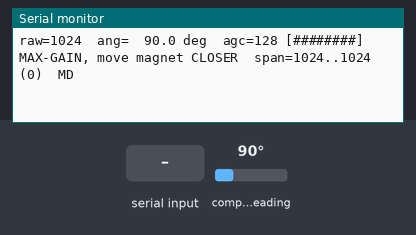
Bench run of a sketch on a simulated ESP32. On the bench: the last lines printed to the serial monitor. Wiring (inferred from the names in the program): AS5600 angle sensor at I2C address 0x36. The inputs (shaded band) are chosen by the test bench; at power-on: compass heading 90°.

Above: at 2.2 s.
2.3 s: compass heading set to 7°
At 2.54 s:
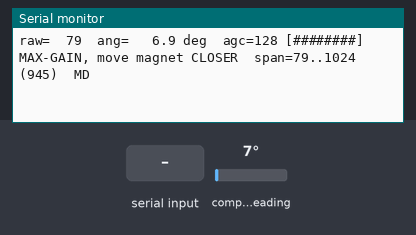
4.3 s: "1" received over Serial
At 4.55 s:
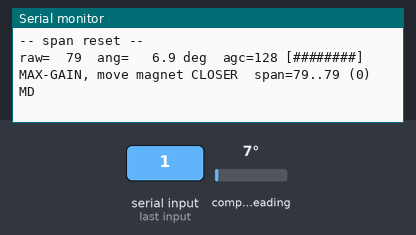
5.9 s: compass heading set to 10°
At 6.09 s:
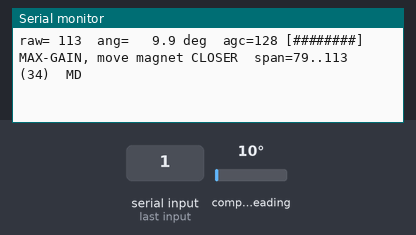
7.9 s: compass heading set to 180°
At 8.1 s:
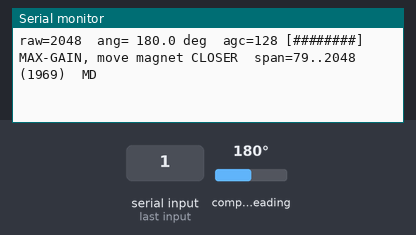
9.9 s: "0" received over Serial
At 10.11 s:
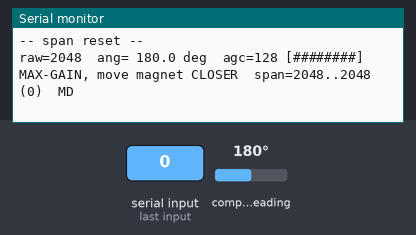

Measured:
- the behaviour switches between 8 and 9° on compass heading (found by bisection; images 2 and 3)
- after the input at 2.3 s, the serial monitor: prints a new line after 0.11 s (image 1)
- after the input at 4.3 s, the serial monitor: prints a new line after 0.11 s (image 2)
- after the input at 5.9 s, the serial monitor: prints a new line after 0.06 s (image 3)
- after the input at 7.9 s, the serial monitor: prints a new line after 0.07 s (image 4)
- after the input at 9.9 s, the serial monitor: prints a new line after 0.08 s (image 5)

The sketch:

i2c_scan.ino
```cpp
// ============================================================================
//  i2c_scan.ino -- continuous AS5600 readout.
//
//  Streams forever so you can move the magnet with one hand and watch the
//  numbers with the other. Send any character to reset the span tracker.
//
//  arduino-cli compile --fqbn esp32:esp32:esp32 i2c_scan
//  arduino-cli upload  --fqbn esp32:esp32:esp32 -p /dev/cu.usbserial-0001 i2c_scan
//  arduino-cli monitor -p /dev/cu.usbserial-0001 --config baudrate=115200
//
//  WHAT TO AIM FOR
//    agc  : 128 is MAX GAIN - the chip is straining and the field is too weak.
//           Move the magnet closer. You want it to fall to roughly 40-90.
//           If it drops near 0, you are too close.
//    span : spin the magnet one full turn. span should cover 0..4095. If it
//           only covers part of that, the magnet is off-centre from the chip,
//           or it is axially rather than diametrically magnetised.
//    MD   : magnet detected.  ML = too weak.  MH = too strong.
// ============================================================================

#include <Wire.h>

#define PIN_SDA 21
#define PIN_SCL 22
#define ADDR    0x36

int rmin = 9999, rmax = -1;

int rd(uint8_t reg) {
  Wire.beginTransmission(ADDR);
  Wire.write(reg);
  if (Wire.endTransmission(false) != 0) return -1;
  if (Wire.requestFrom((uint8_t)ADDR, (uint8_t)1) != 1) return -1;
  return Wire.read();
}

void setup() {
  Serial.begin(115200);
  delay(800);
  Serial.println("\n=== AS5600 live ===");

  pinMode(PIN_SDA, INPUT); pinMode(PIN_SCL, INPUT);
  delay(20);
  Serial.printf("idle levels: SDA=%d SCL=%d (both should be 1)\n",
                digitalRead(PIN_SDA), digitalRead(PIN_SCL));

  Wire.begin(PIN_SDA, PIN_SCL, 400000);
  delay(50);

  Serial.println("scanning...");
  for (uint8_t a = 1; a < 127; a++) {
    Wire.beginTransmission(a);
    if (Wire.endTransmission() == 0) {
      Serial.printf("  device at 0x%02X%s\n", a,
                    a == 0x36 ? "  <- AS5600" :
                    a == 0x06 ? "  <- MT6701, different chip" : "");
    }
    delay(1);
  }
  Serial.println("streaming. move the magnet. any key resets span.\n");
}

void loop() {
  if (Serial.available()) {
    while (Serial.available()) Serial.read();
    rmin = 9999; rmax = -1;
    Serial.println("-- span reset --");
  }

  int hi = rd(0x0C), lo = rd(0x0D), agc = rd(0x1A), st = rd(0x0B);
  if (hi < 0 || lo < 0 || agc < 0 || st < 0) {
    Serial.println("no response");
    delay(500);
    return;
  }

  int raw = ((hi & 0x0F) << 8) | lo;
  if (raw < rmin) rmin = raw;
  if (raw > rmax) rmax = raw;

  // AGC as a bar, so you can see it move without reading digits
  char bar[9];
  int fill = agc * 8 / 128;
  if (fill > 8) fill = 8;
  for (int i = 0; i < 8; i++) bar[i] = (i < fill) ? '#' : '.';
  bar[8] = 0;

  const char *verdict = (agc >= 120) ? " MAX-GAIN, move magnet CLOSER"
                      : (agc <= 8)   ? " min gain, magnet too close"
                                     : " ok";

  Serial.printf("raw=%4d  ang=%6.1f deg  agc=%3d [%s]%s  span=%d..%d (%d)%s%s%s\n",
                raw, raw * 360.0 / 4096.0, agc, bar, verdict,
                rmin, rmax, rmax - rmin,
                (st & 0x20) ? "  MD" : "  NO-MAGNET",
                (st & 0x10) ? " ML-weak"   : "",
                (st & 0x08) ? " MH-strong" : "");
  delay(150);
}
```
